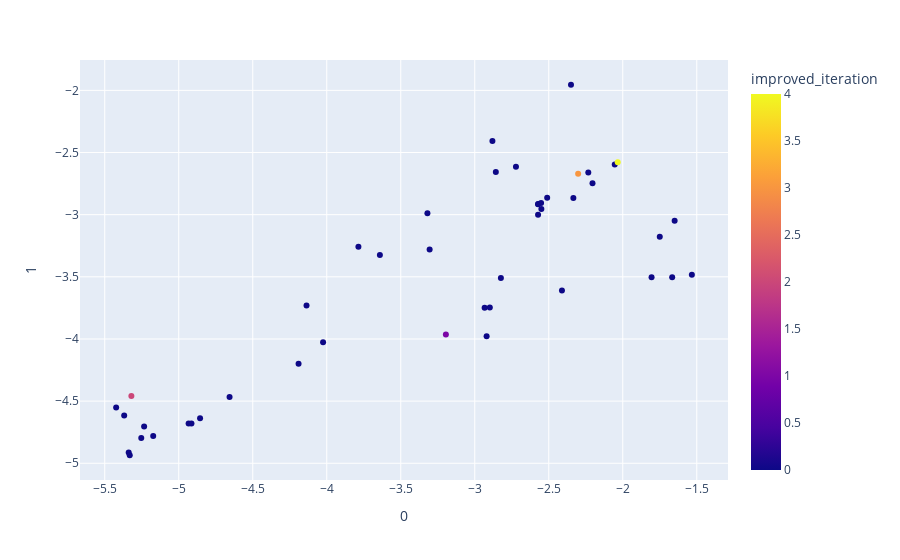

This figure's notebook cell:
### Code cell
from sklearn.manifold import TSNE

features = steps_df.loc[:, :'кнопка размера']

tsne = TSNE(n_components=2, random_state=0)
projections = tsne.fit_transform(features)

fig = px.scatter(
    projections, x=0, y=1,
    color=steps_df.improved_iteration, labels={'color': 'improved_iteration'}
)
fig.show()

### Figure 1 — Plotly figure (JSON) as saved in the notebook; plotly's stock layout.template omitted (floating-point values rounded to 4 significant figures)
{"data": [{"hovertemplate": "0=%{x}<br>1=%{y}<br>improved_iteration=%{marker.color}<extra></extra>", "legendgroup": "", "marker": {"color": [1, 0, 2, 0, 0, 0, 3, 0, 0, 0, 0, 0, 0, 0, 0, 0, 0, 0, 0, 0, 0, 0, 0, 0, 0, 0, 0, 0, 0, 0, 0, 0, 0, 0, 0, 0, 0, 0, 4, 0, 0, 0, 0, 0, 0, 0], "coloraxis": "coloraxis", "symbol": "circle"}, "mode": "markers", "name": "", "orientation": "v", "showlegend": false, "type": "scatter", "x": [-3.195, -2.898, -5.32, -4.137, -2.881, -5.234, -2.301, -4.025, -4.933, -4.657, -2.233, -2.054, -2.823, -2.511, -2.572, -2.572, -2.572, -2.204, -4.856, -2.55, -4.914, -2.334, -2.552, -2.933, -5.423, -5.338, -3.786, -1.533, -5.253, -1.65, -1.75, -2.92, -4.19, -5.172, -1.666, -2.35, -5.331, -3.305, -2.034, -2.858, -3.32, -2.722, -3.641, -1.805, -5.369, -2.411], "xaxis": "x", "y": [-3.963, -3.746, -4.458, -3.731, -2.407, -4.703, -2.67, -4.027, -4.68, -4.466, -2.662, -2.597, -3.509, -2.865, -2.915, -3.0, -2.915, -2.748, -4.637, -2.955, -4.68, -2.866, -2.906, -3.749, -4.552, -4.914, -3.258, -3.483, -4.797, -3.049, -3.178, -3.978, -4.199, -4.78, -3.503, -1.955, -4.935, -3.28, -2.579, -2.656, -2.988, -2.615, -3.324, -3.503, -4.615, -3.61], "yaxis": "y"}], "layout": {"coloraxis": {"colorbar": {"title": {"text": "improved_iteration"}}, "colorscale": [[0.0, "#0d0887"], [0.1111, "#46039f"], [0.2222, "#7201a8"], [0.3333, "#9c179e"], [0.4444, "#bd3786"], [0.5556, "#d8576b"], [0.6667, "#ed7953"], [0.7778, "#fb9f3a"], [0.8889, "#fdca26"], [1.0, "#f0f921"]]}, "legend": {"tracegroupgap": 0}, "margin": {"t": 60}, "xaxis": {"anchor": "y", "domain": [0.0, 1.0], "title": {"text": "0"}}, "yaxis": {"anchor": "x", "domain": [0.0, 1.0], "title": {"text": "1"}}}}
